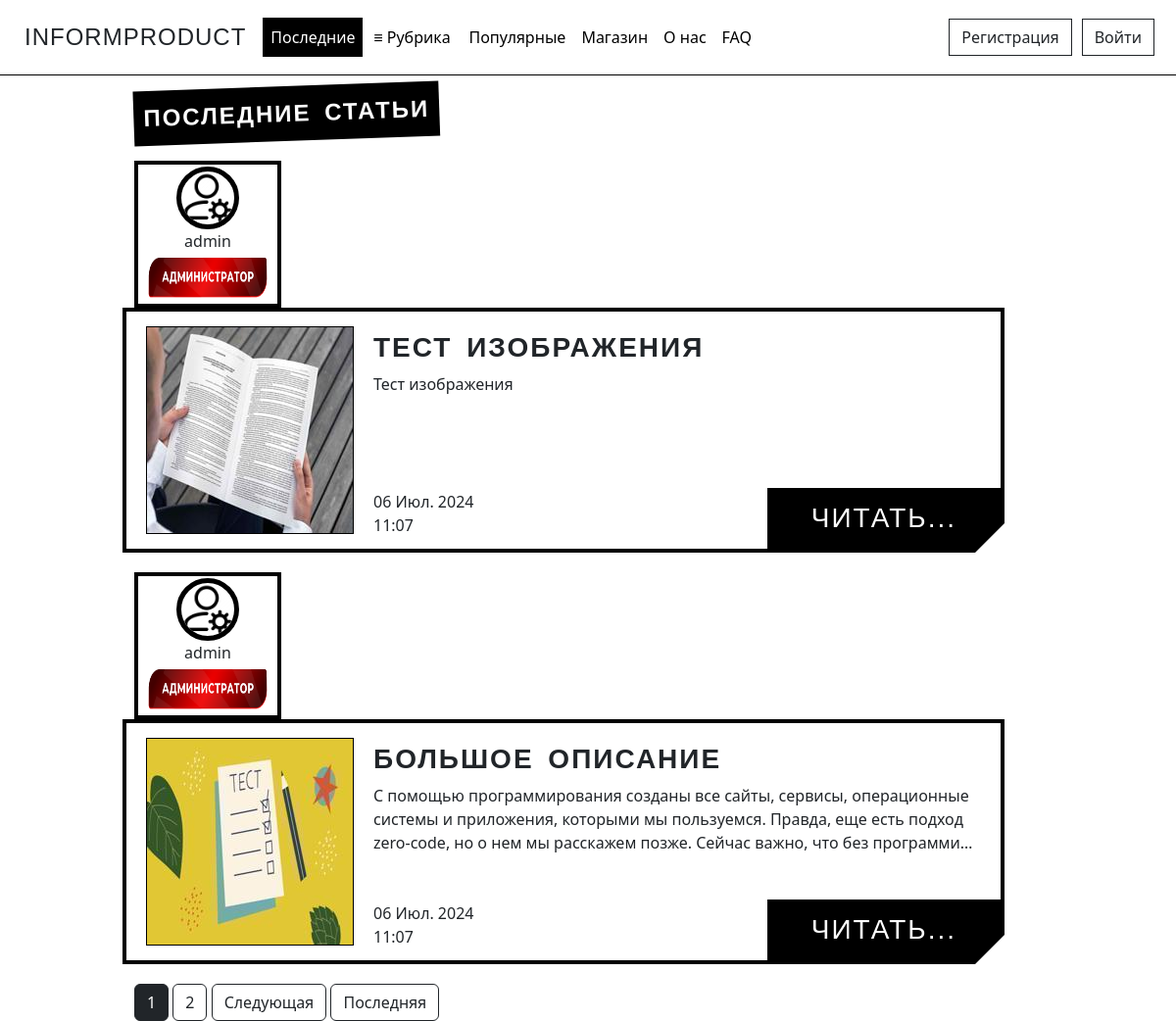
The app's page /, older data.
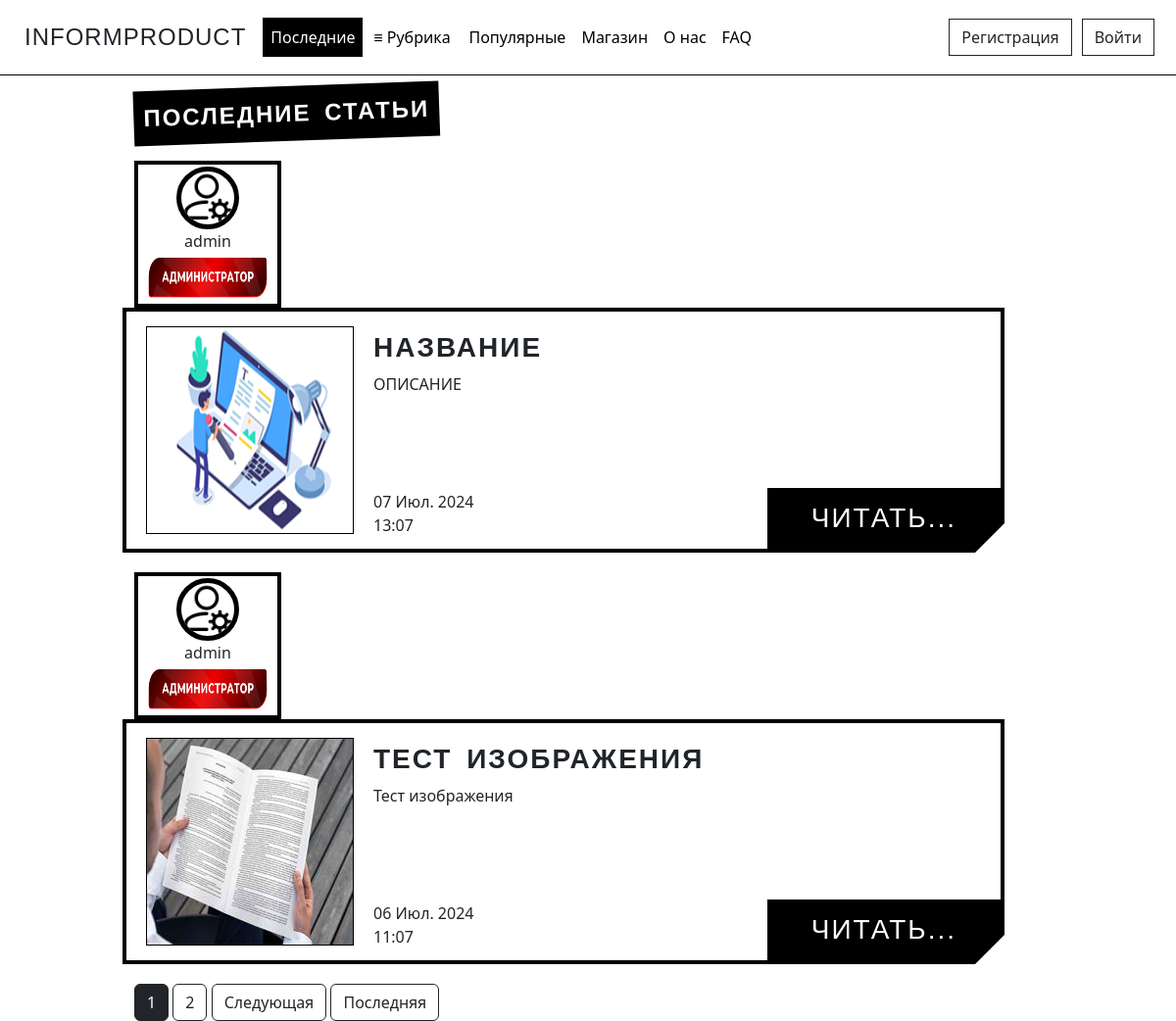
The same page, newer data.
### journal/models.py (models this page shows, shortened)
class Article(models.Model):
    CATEGORY_CHOICES = [
        ('Category №1', 'Рубрика №1'),
        ('Category №2', 'Рубрика №2'),
        ('Category №3', 'Рубрика №3'),
        ('Category №4', 'Рубрика №4'),
        ('Category №5', 'Рубрика №5'),
    ]
    title = models.CharField('Название', max_length=100)
    description = models.TextField('Описание')
    text = models.TextField('Основной текст')
    category = models.CharField(max_length=50, verbose_name='Рубрика', choices=CATEGORY_CHOICES, default='Рубрика №1')
    author = models.ForeignKey(User, verbose_name='Автор', on_delete=models.CASCADE)
    publication = models.BooleanField('Статус публикации', default=False)
    date = models.DateTimeField('Дата', default=timezone.now)
    likes = models.IntegerField('Количество лайков', default=0)
    img = models.ImageField('Превью', default='default_preview.png', upload_to='preview_images')
    class Meta:
        verbose_name = 'Статью'
        verbose_name_plural = 'Статьи'

### users/models.py (models this page shows, shortened)
class Profile(models.Model):
    STATUS_CHOICES = {
        ('User', 'Пользователь'),
        ('User VIP', 'VIP пользователь'),
        ('Admin', 'Администратор'),
    }
    user = models.OneToOneField(User, verbose_name='Имя пользователя', on_delete=models.CASCADE)
    img = models.ImageField('Фото пользователя', default='default_user.png', upload_to='user_images')
    status = models.CharField(max_length=20, verbose_name='Статус пользователя', choices=STATUS_CHOICES, default='User')
    vip_status_expiry = models.DateTimeField(verbose_name='Окончание VIP статуса', null=True, blank=True)
    class Meta:
        verbose_name = 'Профаил'
        verbose_name_plural = 'Профайлы'

### journal/views.py (the view)
# urls.py: path('', views.HomeView.as_view(), name='home'),
class HomeView(ListView):
    model = Article
    template_name = 'journal/home.html'
    context_object_name = 'Article'
    paginate_by = 2
    def get_queryset(self):
        return Article.objects.filter(publication=True).order_by('-date')

### journal/templates/journal/home.html (shortened to what this page needs)
{% extends 'journal/base.html' %}
{% block home_active %}
  active
{% endblock %}
{% block content %}
          <div class="tilted-text font">Последние статьи</div>
          {% for article in Article %}
          <div class="alert-light">
            <div class="row">
              <div class="col-md-2">
                <a href="{% url 'user-articles' article.author %}" class="no-underline">
                  <div class="profile-container">
                    <img src="{{ article.author.profile.img.url }} " alt="{{ article.author }}" class="user_images">
                    <p>{{ article.author.username }}</p>
                    {% if article.author.profile.status == 'User' %}
                    <img src="pictures/main_page/user_label.png" alt="Badge" height="50" width="128" class="badge-image">
                    {% elif article.author.profile.status == 'Admin' %}
                    <img src="pictures/main_page/admin_label.png" alt="Badge" height="50" width="128" class="badge-image">
                    {% else %}
                    <img src="pictures/main_page/user_vip_label.png" alt="Badge" height="50" width="128" class="badge-image">
                    {% endif %}
                  </div>
                </a>
              </div>
              <div class="col-md-9 frame">
                  <div class="img-container">
                    <img src="{{ article.img.url }}">
                  </div>
                  <div class="text-container">
                      <h1 class="font"><strong>{{ article.title|striptags }}</strong></h1>
                      <p><b></b>{{ article.description|striptags|truncatechars:210 }}</p>
                      <a class="read-more font" href="{% url 'articles-detail' article.id %}">Читать...</a>
                      <p class="published-date">
                          <span class="date">{{ article.date | date:"d M. Y" }}</span>
                          <br>
                          <span class="time">{{ article.date | date:"H:m" }}</span>
                      </p>
                  </div>
              </div>
          </div>
          {% endfor %}
          {% if is_paginated %}
              {% for num in page_obj.paginator.page_range %}
                {% if num == page_obj.number %}
                  <button class ="btn btn-dark">{{ num }}</button>
                  {% elif num > page_obj.number|add:'-2' and num < page_obj.number|add:'2' %}
                    <a href="?page={{ num }}" class="btn btn-outline-dark">{{ num }}</a>
                {% endif %}
              {% endfor %}
              {% if page_obj.has_next %}
                  <a href="?page={{ page_obj.next_page_number }}" class="btn btn-outline-dark">Следующая</a>
                  <a href="?page={{ page_obj.paginator.num_pages }}" class="btn btn-outline-dark">Последняя</a>
              {% endif %}
          {% endif %}
        </div>
{% endblock %}

Row changes from the older to the newer data that the page shows:
no longer on this page (row unchanged): Article: author.profile.img (picture), author.username "admin", img (picture), title "БОЛЬШОЕ ОПИСАНИЕ", description "С помощью программирования созданы все сайты, сервисы, операционные системы и приложения, которыми мы пользуемся. Правда, еще есть подход zero-code, но о нем мы расскажем позже. Сейчас важно, что без программи…", date "06 Июл. 2024", date "11:07"
added Article: author.profile.img (picture), author.username "admin", img (placeholder picture), title "НАЗВАНИЕ", description "ОПИСАНИЕ", date "07 Июл. 2024", date "13:07"
